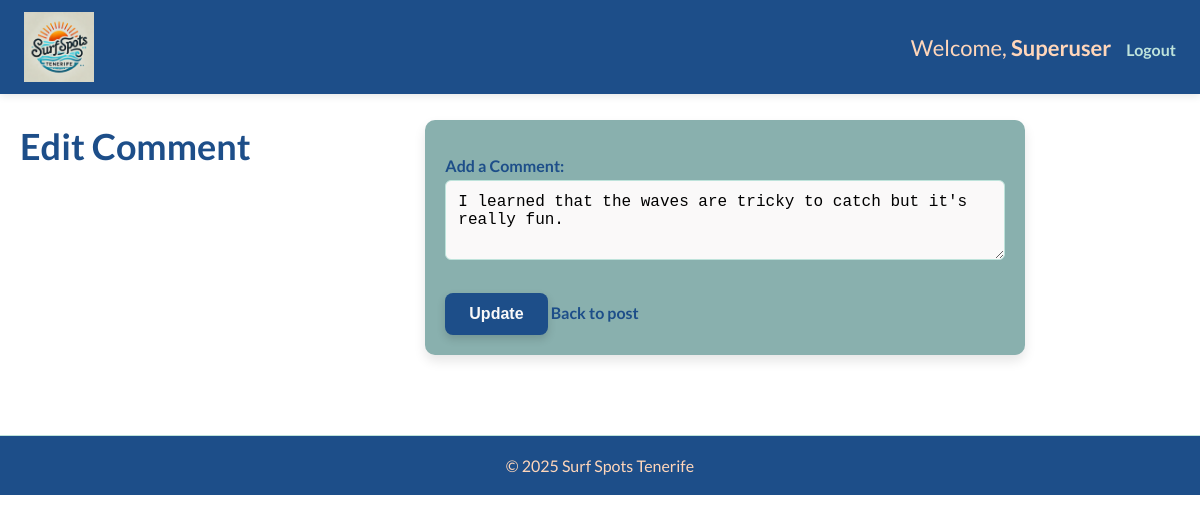
Page /users/comments/edit/1/ (signed in) on the committed database.
### users_account/models.py (models this page shows, shortened)
class NovaUser(AbstractUser):
    pass

class Comment(models.Model):
    surf_spot = models.ForeignKey(SurfSpot, on_delete=models.CASCADE, related_name="comments")#a foreign key to the Surf Spot linking to each comment.
    user = models.ForeignKey(settings.AUTH_USER_MODEL, on_delete=models.CASCADE)
    content = models.TextField() #content of the comment
    created_at = models.DateTimeField(auto_now_add=True) # timestamp when was the comment created

### users_account/views.py (the view)
# urls.py: path('comments/edit/<int:comment_id>/', views.edit_comment, name='edit_comment'),
@login_required
def edit_comment(request, comment_id):
    comment_instance = get_object_or_404(Comment, id=comment_id)
    if comment_instance.user != request.user and not request.user.is_superuser:
        messages.error(request, "You are not authorized to edit this comment.")
        return redirect('home')
    if request.method == 'POST':
        form = CommentForm(request.POST, instance=comment_instance)
        if form.is_valid():
            form.save()
            messages.success(request, "Comment updated successfully.")
            return redirect('surf_spot_detail', spot_id=comment_instance.surf_spot.id)
    else:
        form = CommentForm(instance=comment_instance)
    return render(request, 'users_account/edit_comment.html', {
        'form': form,
        'comment': comment_instance,
    })

### users_account/forms.py
class CommentForm (forms.ModelForm):
    class Meta:
        model = Comment
        fields = ['content'] # Only include the content field for user input
        widgets = {
            'content': forms.Textarea(attrs={
                'class': 'form-control',
                'placeholder': 'Write your comment here...',
                'rows': 3,
            })
        }
        labels = {
            'content': 'Add a Comment',
        }

### users_account/templates/users_account/edit_comment.html (shortened to what this page needs)
{% extends 'base.html' %}
{% block content %}
<div class="container">
    <h1>Edit Comment</h1>
    <form method="POST">
        {{ form.as_p }}
        <button type="submit" class="btn btn-primary" onclick="return confirm('Are you sure you want to update this comment?');">Update</button>
        <a href="{% url 'surf_spot_detail' comment.surf_spot_id %}">Back to post</a>
    </form>
</div>
{% endblock %}

### templates/base.html (shortened to what this page needs)
{% load static %}
<!DOCTYPE html>
<html lang="en">
<head>
    <link rel="stylesheet" href="{% static 'css/styles.css' %}">
</head>
<body>
    <nav class="navbar">
        <div class="nav-container">
            <a href="{% url 'home' %}" class="logo">
                <img src="{% static 'images/logo.png' %}" alt="Surf Spots Logo" class="logo-img">
            </a>
            <ul class="nav-links">
                {% if request.user.is_authenticated %}
                <li>Welcome, <strong>{{ request.user.username }}</strong></li>
                <li><a href="{% url 'logout' %}" class="nav-link">Logout</a></li>
                {% else %}
                <li><a href="{% url 'login' %}" class="nav-link">Login</a></li>
                {% endif %}
            </ul>
        </div>
    </nav>
    <main>
        {% block content %}{% endblock %}
    </main>
    <footer>
        <p>&copy; 2025 Surf Spots Tenerife</p>
    </footer>
</body>
</html>

### static/css/styles.css (style rules this page uses)
:root { --light-orange: #FFD6BA; --light-green: #BEE3DB; --mint-green: #89B0AE; --dark: #1D4E89; --light: #FAF9F9; }
*, *::before, *::after { box-sizing: inherit; }
body, html { margin: 0; padding: 0; box-sizing: border-box; font-family: 'Lato', sans-serif; overflow-x: hidden; scroll-behavior: smooth; }
.navbar { background-color: var(--dark); padding: 12px 24px; position: fixed; top: 0; left: 0; width: 100%; z-index: 1000; box-shadow: 0 2px 8px rgba(0, 0, 0, 0.1); color: var(--light); }
.nav-container { display: flex; justify-content: space-between; align-items: center; flex-wrap: wrap; max-width: 1200px; margin: 0 auto; }
.nav-links { list-style: none; display: flex; flex-wrap: wrap; align-items: center; gap: 15px; }
.nav-links li { color: var(--light-orange); }
.nav-links a { text-decoration: none; color: var(--light-green); font-weight: bold; font-size: 16px; transition: color 0.3s ease; }
.logo { display: flex; align-items: center; gap: 12px; color: var(--light-orange); font-weight: bold; text-decoration: none; font-size: 22px; }
.logo-img { height: 70px; width: auto; }
.container { display: flex; flex-wrap: wrap; justify-content: center; gap: 20px; padding: 20px; }
h1, h2, h3, p { margin-bottom: 15px; text-align: center; color: var(--dark); }
h1 { font-size: clamp(24px, 5vw, 36px); }
p, li, .nav-links a { font-size: clamp(18px, 2.5vw, 22px); }
p, form label, form input, form textarea, form select, .nav-links a, .comment, .surf-spot, button { font-size: clamp(14px, 2.5vw, 16px); }
button, .btn-primary, .delete-btn, .edit-btn, .post-comment-btn { background-color: var(--dark); color: var(--light); border: none; padding: 12px 24px; border-radius: 8px; font-size: 16px; font-weight: bold; cursor: pointer; text-decoration: none; box-shadow: 0 4px 8px rgba(0, 0, 0, 0.15); transition: all 0.3s ease-in-out; }
a { cursor: pointer; color: var(--dark); text-decoration: none; transition: transform 0.2s ease, color 0.2s ease; font-weight: 700; }
main { padding-top: 80px; }
form { background: var(--mint-green); padding: 20px; border-radius: 10px; box-shadow: 0 6px 12px rgba(0, 0, 0, 0.1); margin: 20px auto; width: 100%; max-width: 600px; color: var(--dark); }
form label { display: flex; font-weight: bold; margin-bottom: 5px; margin-top: 0; }
form input, form textarea, form select { width: 100%; padding: 12px; margin-bottom: 15px; border: 1px solid var(--light-green); border-radius: 6px; font-size: 16px; background-color: var(--light); }
footer { background-color: var(--dark); color: var(--light-orange); padding: 20px; text-align: center; font-size: 16px; margin-top: 40px; border-top: 1px solid var(--light-green); position: relative; z-index: 10; }
footer p { margin: 0; color: var(--light-orange); text-align: center; }
@media (min-width: 1024px) { .container { max-width: 1200px; justify-content: space-between; } }

### rows in the picture
NovaUser: user.username "Superuser"
Comment: content "I learned that the waves are tricky to catch but it's really fun."
